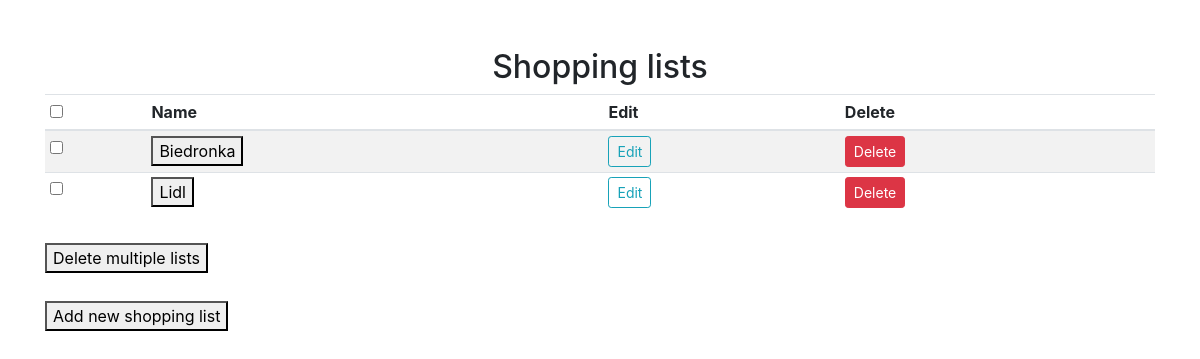
Before: / with the older database file.
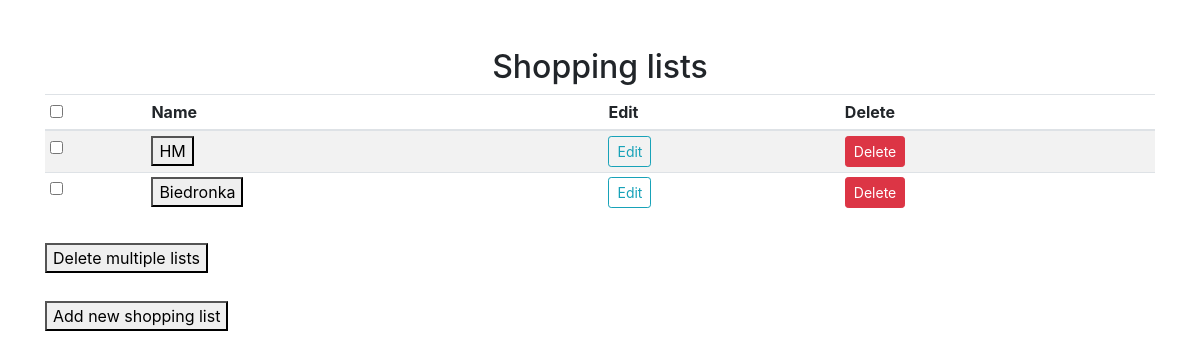
After: the same page with the newer database file.
### shop/products/models.py (models this page shows, shortened)
class Shopping(db.Model):
    id = db.Column(db.Integer, primary_key=True)
    name = db.Column(db.String(50), nullable=False)

### shop/products/routes.py (the view)
@app.route('/')
def admin():
    shop_lists = Shopping.query.all()
    return render_template('admin/show_lists.html', lists=shop_lists)

### shop/templates/admin/show_lists.html (shortened to what this page needs)
{% extends 'base.html' %}
{% block content %}
<form action="/delete-multiple-lists" method="post" class="flex-items">
<div class="container mt-5">
    <h2 class="text-center"> Shopping lists</h2>
    <table id="mytable" class="table table-sm table-condenesed table-striped">
        <thead>
            <th>
                <input type="checkbox" name="checkall">
            </th>
            <th>Name</th>
            <th>Edit</th>
            <th>Delete</th>
        </thead>
        <tbody>
            {% for list in lists %}
            <tr>
                <td>
                    <input type="checkbox" value="{{list.id}}" name="mycheckbox" class="checkthis"></td>
                <td>
                    <form action="/{{ list.name }}" class="flex-items">
                        <button class="kind_button" type="submit">{{ list.name }}</button>
                    </form>
                </td>
                <td><a href="/update-shop-list/{{list.id}}" class="btn btn-sm btn-outline-info">Edit</a></td>
                <td>
                    <button type="button" class="btn btn-danger btn-sm" data-toggle="modal" data-target="#exampleModal-{{list.id}}">
                        Delete
                    </button>
                </td>
            </tr>
            {% endfor %}
        </tbody>
    </table>
    <div>
        <div style="margin-top: 30px; margin-left: -20;">
            <button class="kind_button" type="submit">Delete multiple lists</button>
        </div>
    </div>
</div>
</form>
<div class="container mt-5">
    <div>
        <div class="input-group" style="margin-top: -20px;">
            <form action="/add-shop-list" class="flex-items">
                <button class="kind_button" type="submit">Add new shopping list</button>
            </form>
        </div>
    </div>
</div>
{% endblock content %}

### shop/templates/base.html (shortened to what this page needs)
<!doctype html>
<html lang="en">
  <head>
    <link rel="stylesheet" href="https://cdn.jsdelivr.net/npm/bootstrap@4.3.1/dist/css/bootstrap.min.css">
  </head>
  <body>
{% block content %}
{% endblock content %}
  </body>
</html>

Changed rows visible on the page:
removed Shopping: name "Lidl"
added Shopping: name "HM"
